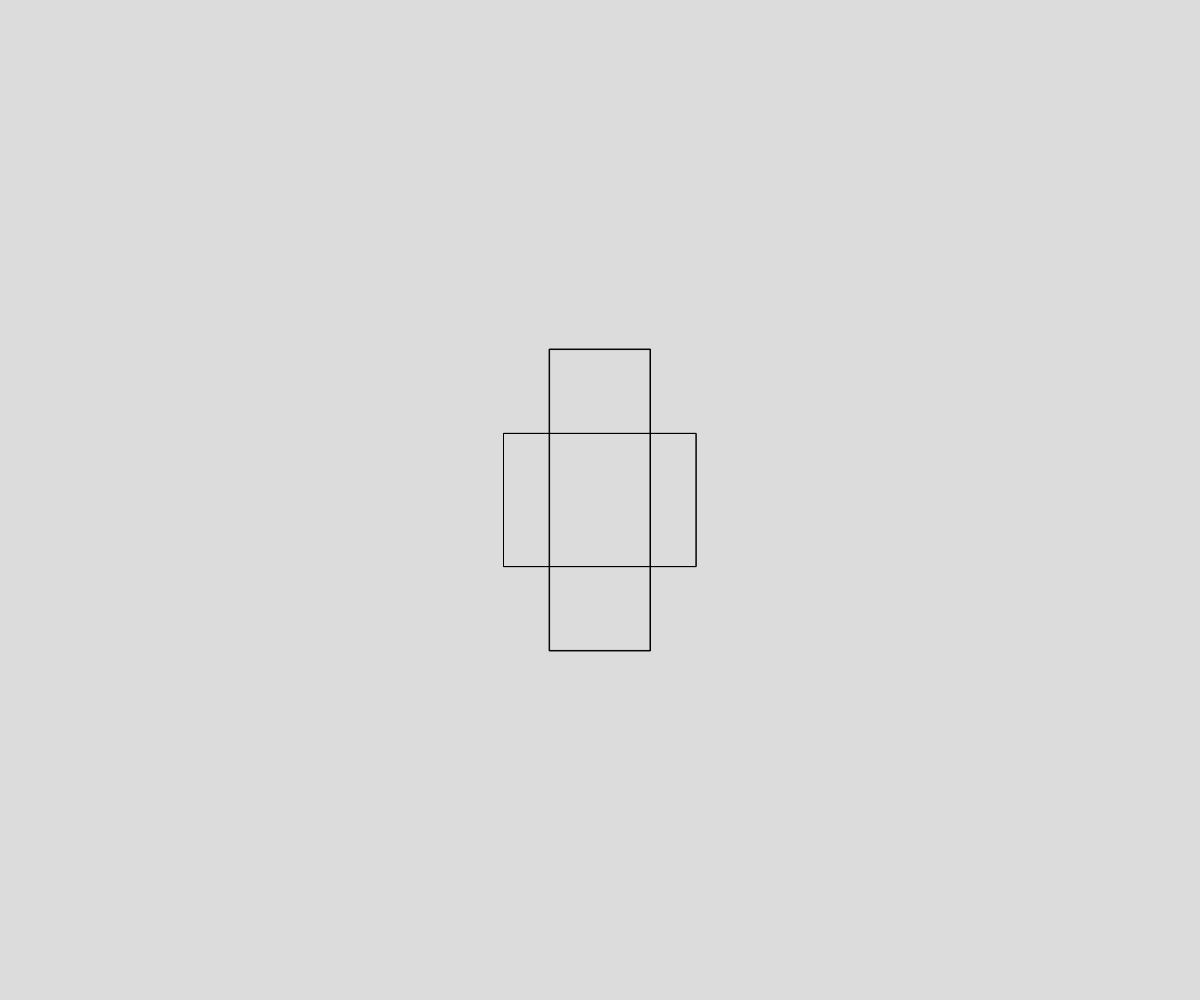
Frame 1 (no input)
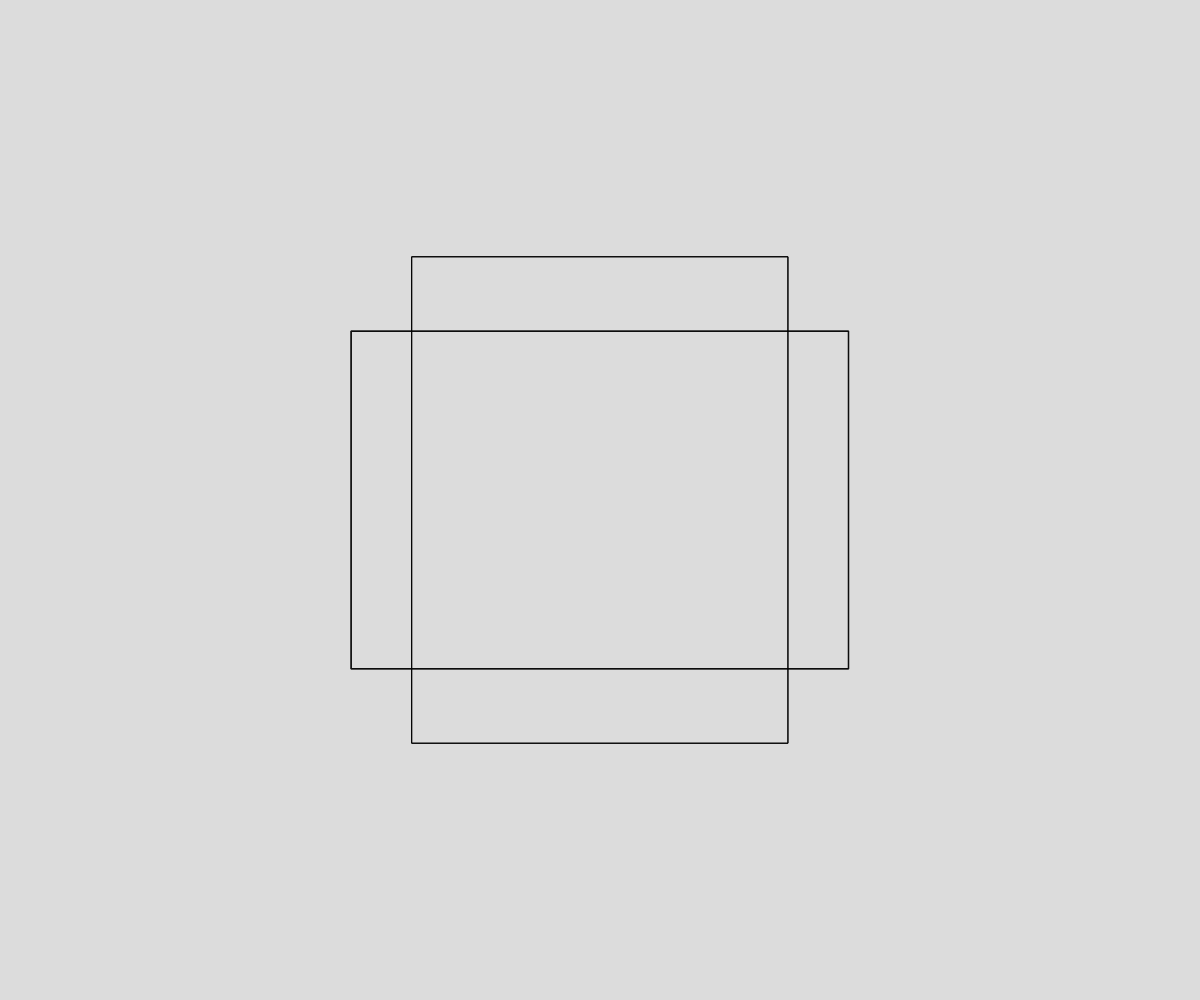
Frame 60 (no input)
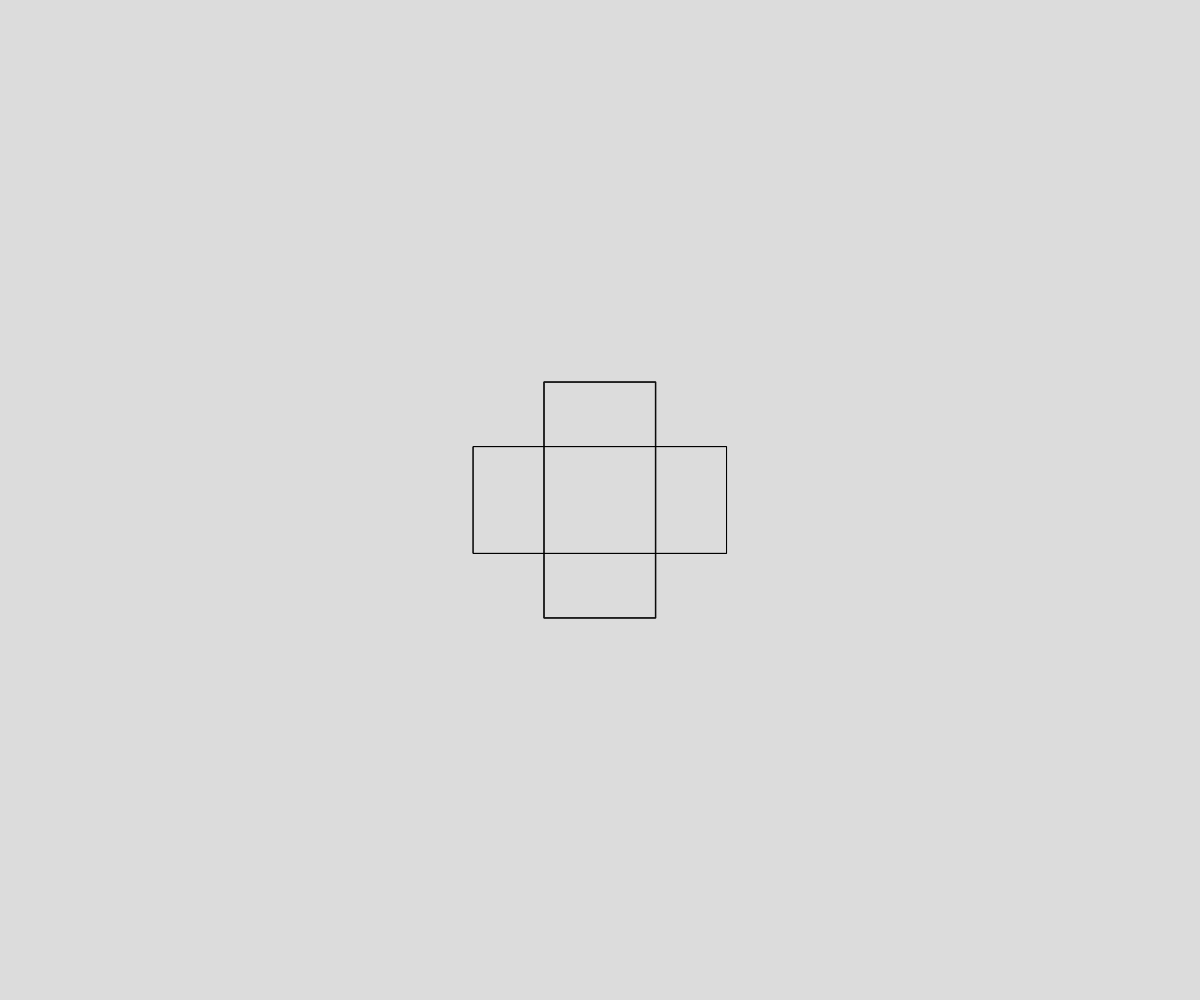
Frame 120 (the mouse pressed at the canvas centre since frame 60)

The p5.js sketch that drew these frames (run headless with seeded random() and noise() and a simulated clock; from frame 60 on, the mouse is pressed at the canvas centre):

// p5.js sketch
// ── sketch.js
function setup() {
  //Canvas size is the size of the window
  createCanvas(windowWidth, windowHeight);
// Center the rectangle
  rectMode(CENTER);
// No fill for the rectangle
  noFill()
}
// Initial value for the sine function
let i = 10;

function draw() {
// Set the background to a light gray
  background(220);
// The width and height of the rectangle oscillate between 100 and 500
  let w = (1 + sin(i)) * 200 + 100;
  let h = (1 + cos(i)) * 200 + 100; 
  let w1 = (1 + sin(i+1)) * 200 + 100;
  let h1 = (1 + cos(i+1)) * 200 + 100;

  rect(width/2, height/2, w + 1, h + 1);
  rect(width/2, height/2, w1 + 1, h1 + 1);
  rect(width/2, height/2, w + 1, h + 1);
  rect(width/2, height/2, w1 , h1);


i += 0.05;


}
